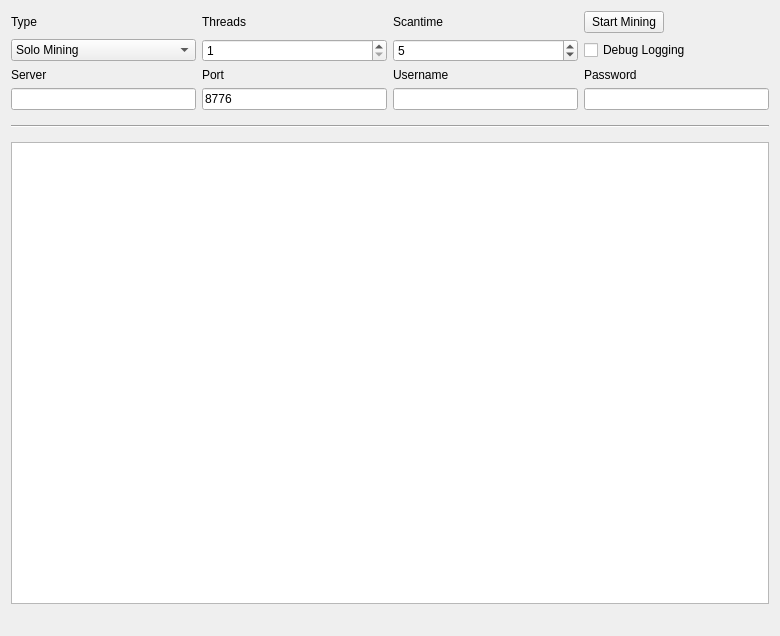
<?xml version="1.0" encoding="UTF-8"?>
<ui version="4.0">
 <class>MiningPage</class>
 <widget class="QWidget" name="MiningPage">
  <property name="geometry">
   <rect>
    <x>0</x>
    <y>0</y>
    <width>780</width>
    <height>636</height>
   </rect>
  </property>
  <property name="windowTitle">
   <string>Mining</string>
  </property>
  <layout class="QGridLayout" name="gridLayout">
   <property name="sizeConstraint">
    <enum>QLayout::SetMaximumSize</enum>
   </property>
   <item row="7" column="1">
    <widget class="QLineEdit" name="serverLine">
     <property name="enabled">
      <bool>true</bool>
     </property>
    </widget>
   </item>
   <item row="6" column="3">
    <widget class="QLabel" name="usernameLabel">
     <property name="enabled">
      <bool>true</bool>
     </property>
     <property name="text">
      <string>Username</string>
     </property>
    </widget>
   </item>
   <item row="6" column="1">
    <widget class="QLabel" name="serverLabel">
     <property name="enabled">
      <bool>true</bool>
     </property>
     <property name="text">
      <string>Server</string>
     </property>
    </widget>
   </item>
   <item row="7" column="3">
    <widget class="QLineEdit" name="usernameLine">
     <property name="enabled">
      <bool>true</bool>
     </property>
     <property name="text">
      <string/>
     </property>
    </widget>
   </item>
   <item row="6" column="4">
    <widget class="QLabel" name="passwordLabel">
     <property name="enabled">
      <bool>true</bool>
     </property>
     <property name="text">
      <string>Password</string>
     </property>
    </widget>
   </item>
   <item row="6" column="2">
    <widget class="QLabel" name="portLabel">
     <property name="enabled">
      <bool>true</bool>
     </property>
     <property name="text">
      <string>Port</string>
     </property>
    </widget>
   </item>
   <item row="3" column="4">
    <widget class="QPushButton" name="startButton">
     <property name="sizePolicy">
      <sizepolicy hsizetype="Fixed" vsizetype="Fixed">
       <horstretch>0</horstretch>
       <verstretch>0</verstretch>
      </sizepolicy>
     </property>
     <property name="text">
      <string>Start Mining</string>
     </property>
    </widget>
   </item>
   <item row="8" column="1" colspan="4">
    <widget class="Line" name="line">
     <property name="sizePolicy">
      <sizepolicy hsizetype="Minimum" vsizetype="Fixed">
       <horstretch>0</horstretch>
       <verstretch>0</verstretch>
      </sizepolicy>
     </property>
     <property name="minimumSize">
      <size>
       <width>0</width>
       <height>20</height>
      </size>
     </property>
     <property name="orientation">
      <enum>Qt::Horizontal</enum>
     </property>
    </widget>
   </item>
   <item row="13" column="1" colspan="4">
    <widget class="QListWidget" name="list">
     <property name="autoScrollMargin">
      <number>100000</number>
     </property>
     <property name="dragDropMode">
      <enum>QAbstractItemView::DragOnly</enum>
     </property>
     <property name="selectionMode">
      <enum>QAbstractItemView::NoSelection</enum>
     </property>
     <property name="movement">
      <enum>QListView::Snap</enum>
     </property>
     <property name="batchSize">
      <number>10</number>
     </property>
    </widget>
   </item>
   <item row="14" column="1" colspan="2">
    <widget class="QLabel" name="shareCount">
     <property name="font">
      <font>
       <pointsize>10</pointsize>
       <weight>75</weight>
       <bold>true</bold>
      </font>
     </property>
     <property name="text">
      <string/>
     </property>
    </widget>
   </item>
   <item row="3" column="3">
    <widget class="QLabel" name="scantimeLabel">
     <property name="enabled">
      <bool>true</bool>
     </property>
     <property name="layoutDirection">
      <enum>Qt::LeftToRight</enum>
     </property>
     <property name="text">
      <string>Scantime</string>
     </property>
    </widget>
   </item>
   <item row="3" column="2">
    <widget class="QLabel" name="threadsLabel">
     <property name="enabled">
      <bool>true</bool>
     </property>
     <property name="text">
      <string>Threads</string>
     </property>
    </widget>
   </item>
   <item row="4" column="4">
    <widget class="QCheckBox" name="debugCheckBox">
     <property name="text">
      <string>Debug Logging</string>
     </property>
    </widget>
   </item>
   <item row="3" column="1">
    <widget class="QLabel" name="typeLabel">
     <property name="text">
      <string>Type</string>
     </property>
    </widget>
   </item>
   <item row="4" column="2">
    <widget class="QSpinBox" name="threadsBox">
     <property name="enabled">
      <bool>true</bool>
     </property>
     <property name="minimum">
      <number>1</number>
     </property>
     <property name="maximum">
      <number>99</number>
     </property>
     <property name="singleStep">
      <number>1</number>
     </property>
    </widget>
   </item>
   <item row="4" column="1">
    <widget class="QComboBox" name="typeBox">
     <property name="editable">
      <bool>false</bool>
     </property>
     <property name="currentIndex">
      <number>0</number>
     </property>
     <item>
      <property name="text">
       <string>Solo Mining</string>
      </property>
     </item>
     <item>
      <property name="text">
       <string>Pool Mining</string>
      </property>
     </item>
    </widget>
   </item>
   <item row="4" column="3">
    <widget class="QSpinBox" name="scantimeBox">
     <property name="enabled">
      <bool>true</bool>
     </property>
     <property name="minimum">
      <number>1</number>
     </property>
     <property name="value">
      <number>5</number>
     </property>
    </widget>
   </item>
   <item row="7" column="2">
    <widget class="QLineEdit" name="portLine">
     <property name="enabled">
      <bool>true</bool>
     </property>
     <property name="text">
      <string>8776</string>
     </property>
     <property name="value" stdset="0">
      <number>8776</number>
     </property>
    </widget>
   </item>
   <item row="7" column="4">
    <widget class="QLineEdit" name="passwordLine">
     <property name="enabled">
      <bool>true</bool>
     </property>
    </widget>
   </item>
   <item row="14" column="3" colspan="2">
    <widget class="QLabel" name="mineSpeedLabel">
     <property name="sizePolicy">
      <sizepolicy hsizetype="Preferred" vsizetype="Preferred">
       <horstretch>0</horstretch>
       <verstretch>0</verstretch>
      </sizepolicy>
     </property>
     <property name="font">
      <font>
       <pointsize>10</pointsize>
       <weight>75</weight>
       <bold>true</bold>
      </font>
     </property>
     <property name="text">
      <string/>
     </property>
     <property name="alignment">
      <set>Qt::AlignRight|Qt::AlignTrailing|Qt::AlignVCenter</set>
     </property>
    </widget>
   </item>
  </layout>
 </widget>
 <layoutdefault spacing="6" margin="11"/>
 <tabstops>
  <tabstop>startButton</tabstop>
  <tabstop>typeBox</tabstop>
  <tabstop>threadsBox</tabstop>
  <tabstop>scantimeBox</tabstop>
  <tabstop>serverLine</tabstop>
  <tabstop>portLine</tabstop>
  <tabstop>usernameLine</tabstop>
  <tabstop>passwordLine</tabstop>
  <tabstop>debugCheckBox</tabstop>
  <tabstop>list</tabstop>
 </tabstops>
 <resources/>
 <connections/>
</ui>
